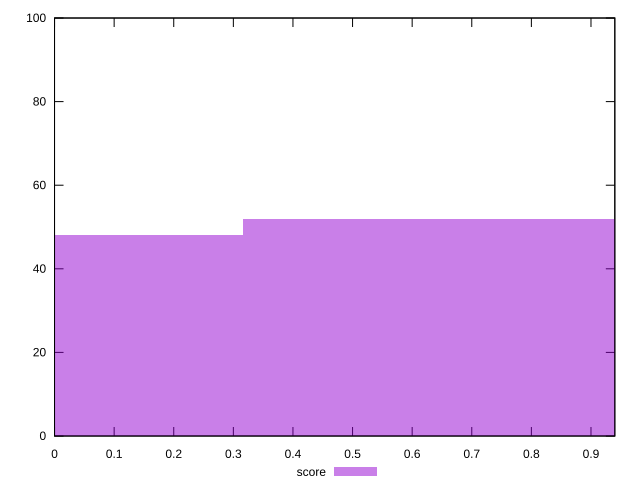

Write the gnuplot code that produced this figure.
reset

$score <<EOF
0 48
0.6329161351077848 52
EOF

set key outside below
set boxwidth 0.6329161351077848
set xrange [0:0.94]
set yrange [0:100]
set trange [0:100]
set style fill transparent solid 0.5 noborder
set terminal svg size 640, 490 enhanced background rgb 'white'
set output "report_00015_2021-02-09T16-11-33.973Z/max-potential-fid/samples/pages+cached+noadtech+nomedia+nocss/score/histogram.svg"

plot $score title "score" with boxes

reset
